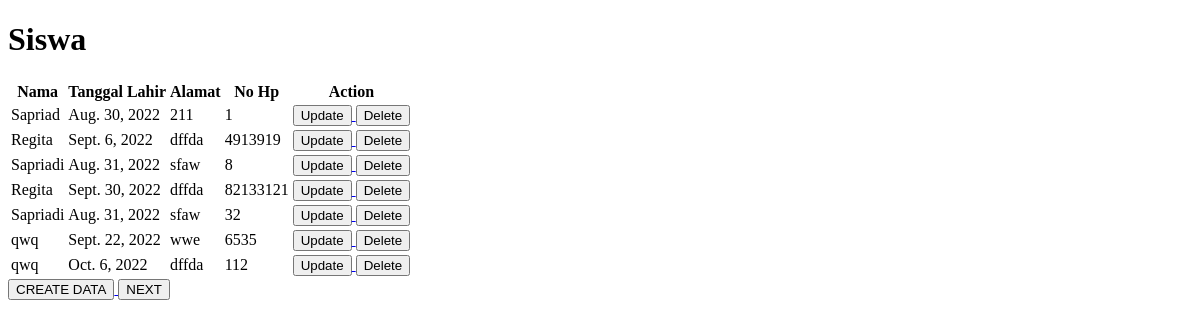
The page /siswa on the database as committed earlier.
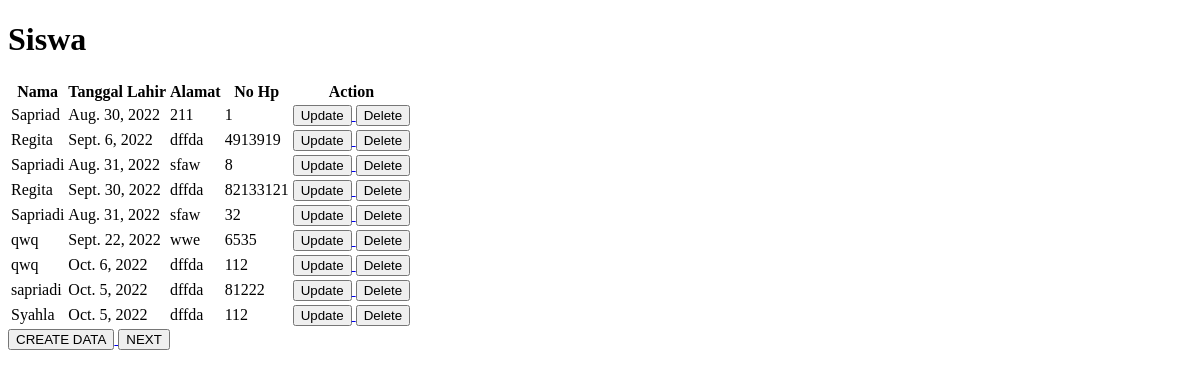
The same page on the database as committed later.
### app/models.py (models this page shows, shortened)
class Siswa(models.Model):
    Id_Siswa = models.AutoField(primary_key=True)
    Nama_Siswa = models.CharField(max_length=50)
    Tanggal_Lahir = models.DateField()
    Alamat_Siswa = models.TextField(blank=True, null=True)
    Nomor_Telepon_Siswa = models.PositiveIntegerField()

### app/views.py (the view)
# urls.py: path('siswa', views.siswa,name='siswa'),
def siswa(request):
    allsiswaobj = models.Siswa.objects.all()
    return render(request, 'siswa.html', {
        'allsiswaobj' : allsiswaobj,
    })

### app/templates/siswa.html (shortened to what this page needs)
<!DOCTYPE html>
<html lang="en">
<head>
</head>
<body>
    <h1>Siswa</h1>
    <table>
        <tr>
            <th>Nama</th>
            <th>Tanggal Lahir</th>
            <th>Alamat</th>
            <th>No Hp</th>
            <th>Action</th>
        </tr>
        {% for item in allsiswaobj %}
        <tr>
            <td>{{ item.Nama_Siswa }}</td>
            <td>{{ item.Tanggal_Lahir }}</td>
            <td>{{ item.Alamat_Siswa }}</td>
            <td>{{ item.Nomor_Telepon_Siswa }}</td>
            <td>
                <a href="{%url 'updatesiswa' item.Id_Siswa %}">
                    <button>Update</button>
                </a>
                <a href="{%url 'deletesiswa' item.Id_Siswa %}">
                    <button>Delete</button>
                </a>
            </td>
        </tr>
        {% endfor %}
    </table>
    <a href="{% url 'createsiswa' %}">
        <button>
            CREATE DATA
        </button>
    </a>
    <tr>
        <td>
            <a href="{% url 'createregistrasi' %}">
                <button type="submit">NEXT</button>
            </a>
        </td>
    </tr>
</body>
</html>

Rows that differ between the two databases and show on the page:
added Siswa: Nama_Siswa "sapriadi", Tanggal_Lahir "Oct. 5, 2022", Alamat_Siswa "dffda", Nomor_Telepon_Siswa "81222"
added Siswa: Nama_Siswa "Syahla", Tanggal_Lahir "Oct. 5, 2022", Alamat_Siswa "dffda", Nomor_Telepon_Siswa "112"
